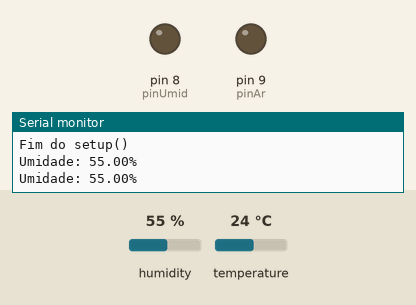
The sketch below on a simulated Arduino Uno, built with avr-gcc and run on an emulated ATmega328P. Shown: output pins drawn as LEDs (lit = HIGH), the last lines printed to the serial monitor. The inputs (shaded band) are chosen by the test bench; at power-on: humidity 55 %, temperature 24 °C.

Above: at 4.8 s.
4.9 s: humidity set to 59 %
7.9 s: humidity set to 62 %
At 9.2 s:
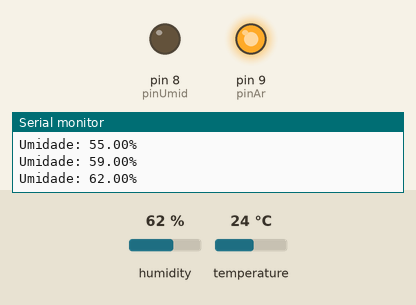
10.9 s: humidity set to 57 %
13.9 s: humidity set to 54 %
At 14.5 s:
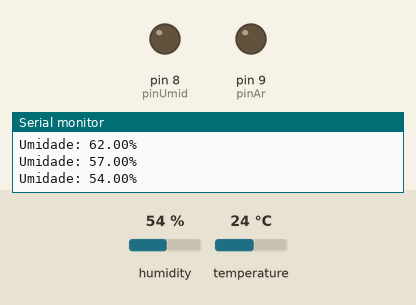
16.9 s: humidity set to 51 %
19.9 s: humidity set to 48 %
At 20.9 s:
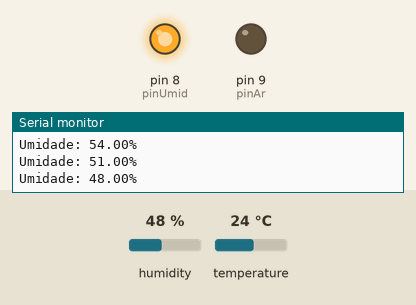
Timing chart, 0 to 22.9 s (numbered marks = the images above; inputs shaded):
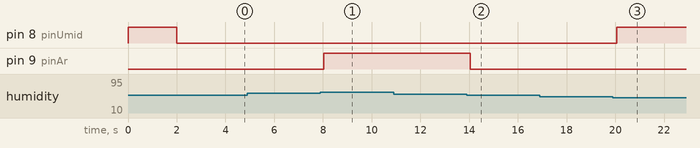

Measured:
- the behaviour switches between 60 and 61 % on humidity (found by bisection; images 0 and 1)
- the behaviour switches between 56 and 55 % on humidity (found by bisection; images 1 and 2)
- the behaviour switches between 50 and 49 % on humidity (found by bisection; images 2 and 3)
- after the input at 7.9 s, pin 9 (pinAr): LOW → HIGH after 0.13 s
- after the input at 13.9 s, pin 9 (pinAr): HIGH → LOW after 0.15 s
- after the input at 19.9 s, pin 8 (pinUmid): LOW → HIGH after 0.16 s

The sketch:

Q0985_Sketch.ino
```cpp
/*
*    AUTOR:		  BrincandoComIdeias
*    APRENDA: 	https://cursodearduino.net/
*    SKETCH:    Controle umidificador por Rele e DHT22
*    DATA:		  31/01/2023
*/

// INCLUSÃO DE BIBLIOTECAS
#include "DHT.h"

// DEFINIÇÕES DE PINOS
#define pinDHT 7
#define pinUmid 8
#define pinAr 9

// DEFINIÇÕES
#define UR_MAX 60    // Umidade Relativa Maxima
#define UR_IDEAL 55  // Umidade Alvo
#define UR_MIN 50    // Umidade Relativa Minima

#define INTERVALO_LEITURA 2000  // Intervalo minimo de leitura do DHT22 ~2s

// INSTANCIANDO OBJETOS
DHT dht(pinDHT, DHT22);

// DECLARAÇÃO DE VARIÁVEIS
float umidade;

int estado = 0;  // 0 = Ar ideal | -1 = Umidificador ligado | 1 = Ar condicionado Ligado
unsigned long controleLeitura;

void setup() {
  Serial.begin(9600);

  pinMode(pinAr, OUTPUT);
  pinMode(pinUmid, OUTPUT);

  dht.begin();

  Serial.println("Fim do setup()");
}

void loop() {

  if (millis() - controleLeitura > INTERVALO_LEITURA) {
    float leitura = dht.readHumidity();

    if (!isnan(leitura)) { // Confere se recebeu algum valor do sensor
      umidade = leitura;

      Serial.print(F("Umidade: "));
      Serial.print(umidade);
      Serial.println(F("%"));

      controleLeitura = millis();
    } else {
      Serial.println(F("Falha na leitura do DHT"));
    }
  }

  switch (estado) {
    case 0:                    // Leitura Anterior = Indicando Umidade ideal | Umidificador e Ar desligados
      if (umidade < UR_MIN) {  // Se Leitura Atual = Indicando Ar muito Seco
        estado = -1;
        digitalWrite(pinUmid, HIGH);
      } else if (umidade > UR_MAX) {  // Se Leitura Atual = Indicando Ar muito umido
        estado = 1;
        digitalWrite(pinAr, HIGH);
      }
      break;

    case -1:                       // Leitura Anterior = Indicando Umidade baixa | Umidificador ligado
      if (umidade >= UR_IDEAL) {  // Se Leitura Atual = Indicando Umidade subiu para o nível ideal
        estado = 0;
        digitalWrite(pinUmid, LOW);
      }
      break;

    case 1:                       // Leitura Anterior = Indicando Umidade alta | Ar ligado
      if (umidade <= UR_IDEAL) {  // Se Leitura Atual = Indicando Umidade abaixou para o nível ideal
        estado = 0;
        digitalWrite(pinAr, LOW);
      }
      break;
  }
}
```
